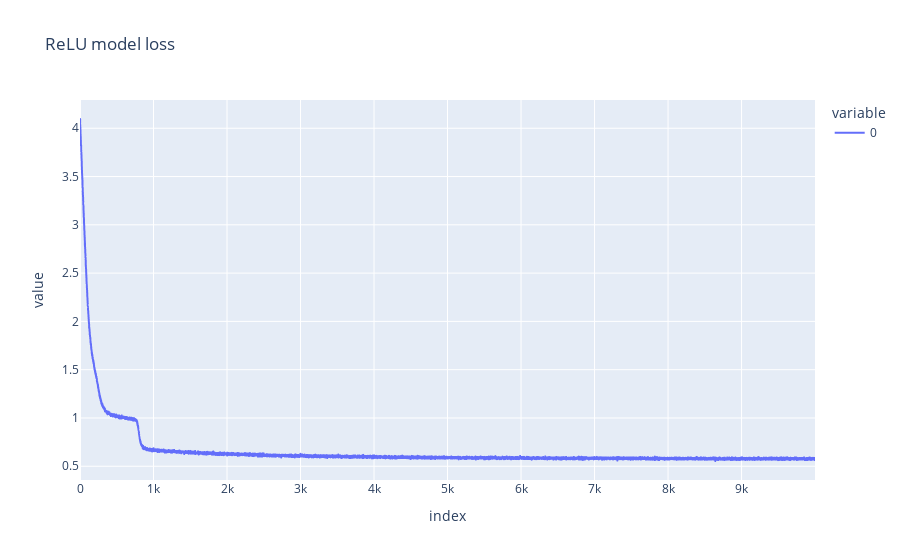

The notebook cell this image was saved under:
### Code cell
px.line(relu_model_losses, labels={"x": "Epoch", "y": "Loss"}, title=f"ReLU model loss")

### Figure 1 — Plotly figure (JSON) as saved in the notebook; plotly's stock layout.template omitted (floating-point values rounded to 4 significant figures; data arrays with more than 128 entries replaced by an {"elided": "..."} marker saying what was removed)
{"data": [{"hovertemplate": "variable=0<br>index=%{x}<br>value=%{y}<extra></extra>", "legendgroup": "0", "line": {"color": "#636efa", "dash": "solid"}, "marker": {"symbol": "circle"}, "mode": "lines", "name": "0", "showlegend": true, "type": "scattergl", "x": {"elided": "10000 int values"}, "xaxis": "x", "y": {"elided": "10000 float values"}, "yaxis": "y"}], "layout": {"legend": {"title": {"text": "variable"}, "tracegroupgap": 0}, "title": {"text": "ReLU model loss"}, "xaxis": {"anchor": "y", "domain": [0, 1], "title": {"text": "index"}}, "yaxis": {"anchor": "x", "domain": [0, 1], "title": {"text": "value"}}}}
